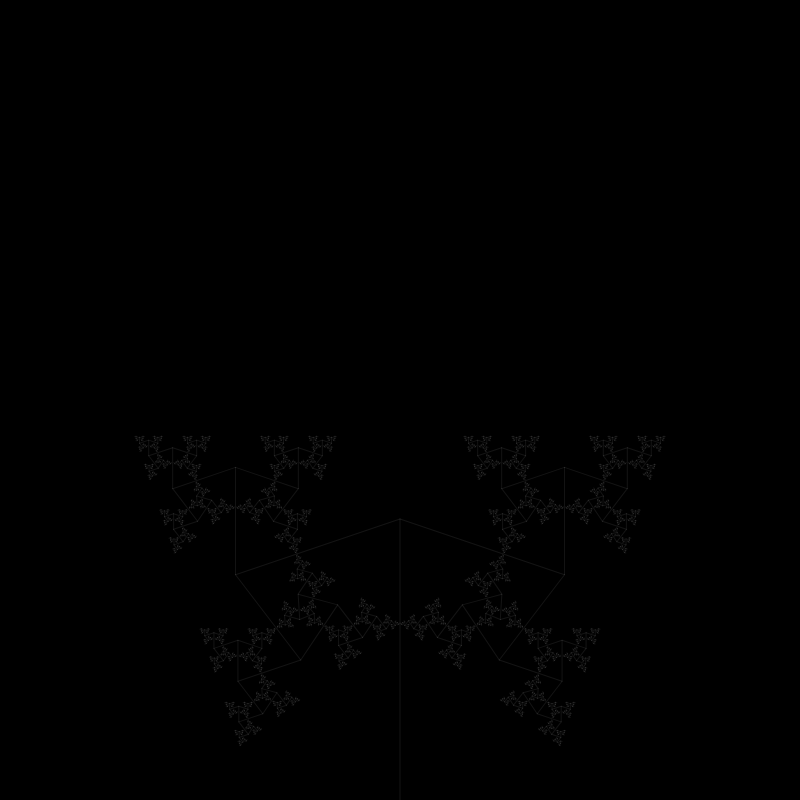
Frame 1 (no input)
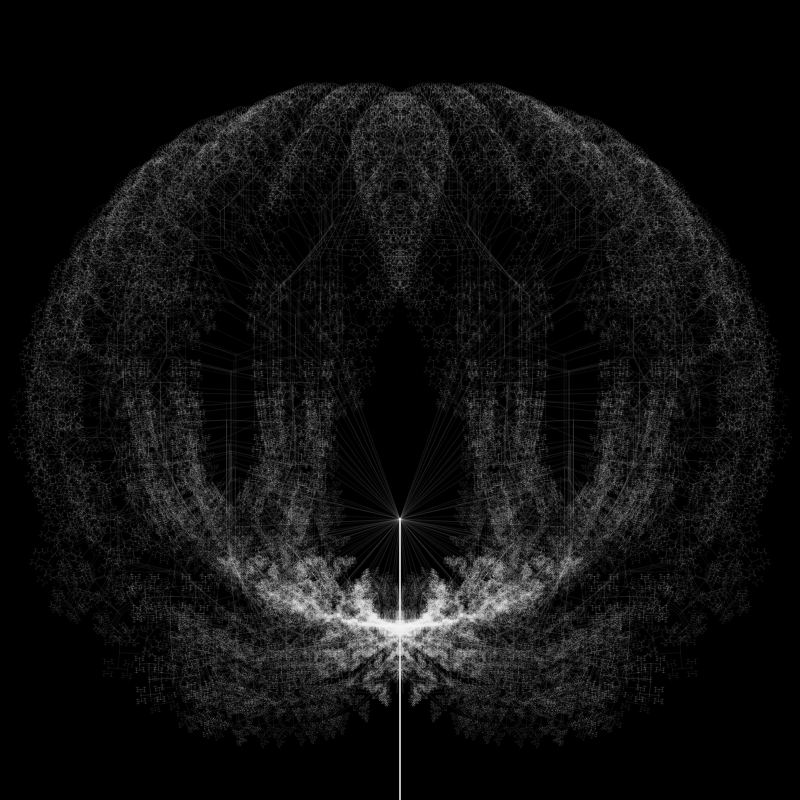
Frame 60 (no input)
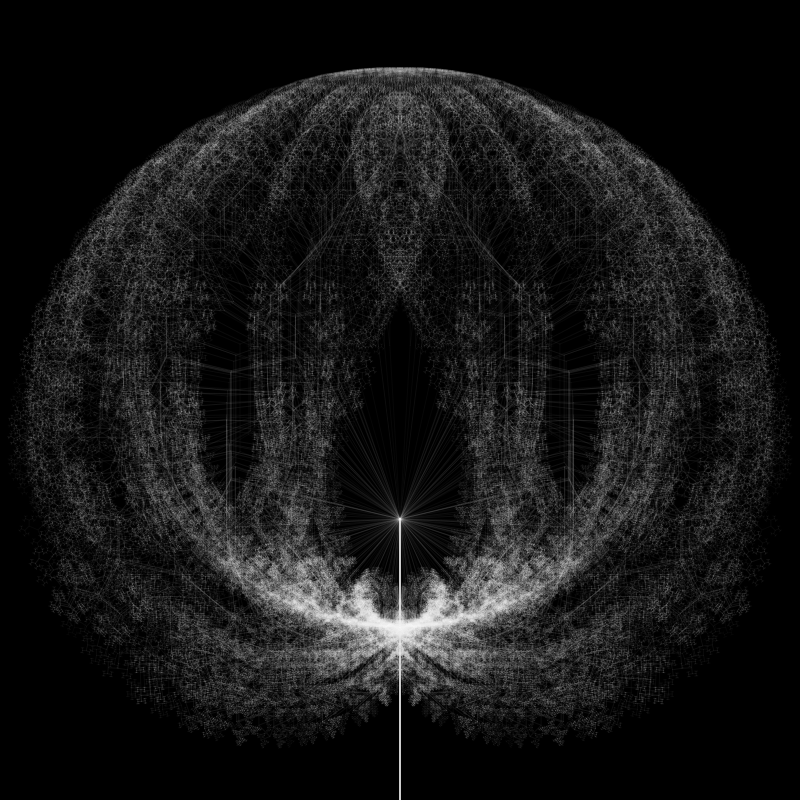
Frame 120 (the mouse pressed at the canvas centre since frame 60)

The p5.js sketch that drew these frames (run headless with seeded random() and noise() and a simulated clock; from frame 60 on, the mouse is pressed at the canvas centre):

// p5.js sketch
// ── sketch.js
var opacity = 20.0;
function setup() {
  createCanvas(800,800)
  background(0);
}

function draw() {

  stroke(255,opacity);
 opacity *= 0.99;
  translate(400,height);
  //print(opacity);
  var angle = random(0,6.14);
  
  branch(281,angle);
}


function branch(len,theta) {
  line(0,0,0,-len);
  translate(0,-len);
  
  var a = random(1.0);
  
  if(len>2){
    push();
      rotate(theta);
      branch(0.618*len,theta);
    pop();
    push();
      rotate(-theta);
      branch(0.618*len,theta);
    pop();
     
  }
 
  
}
